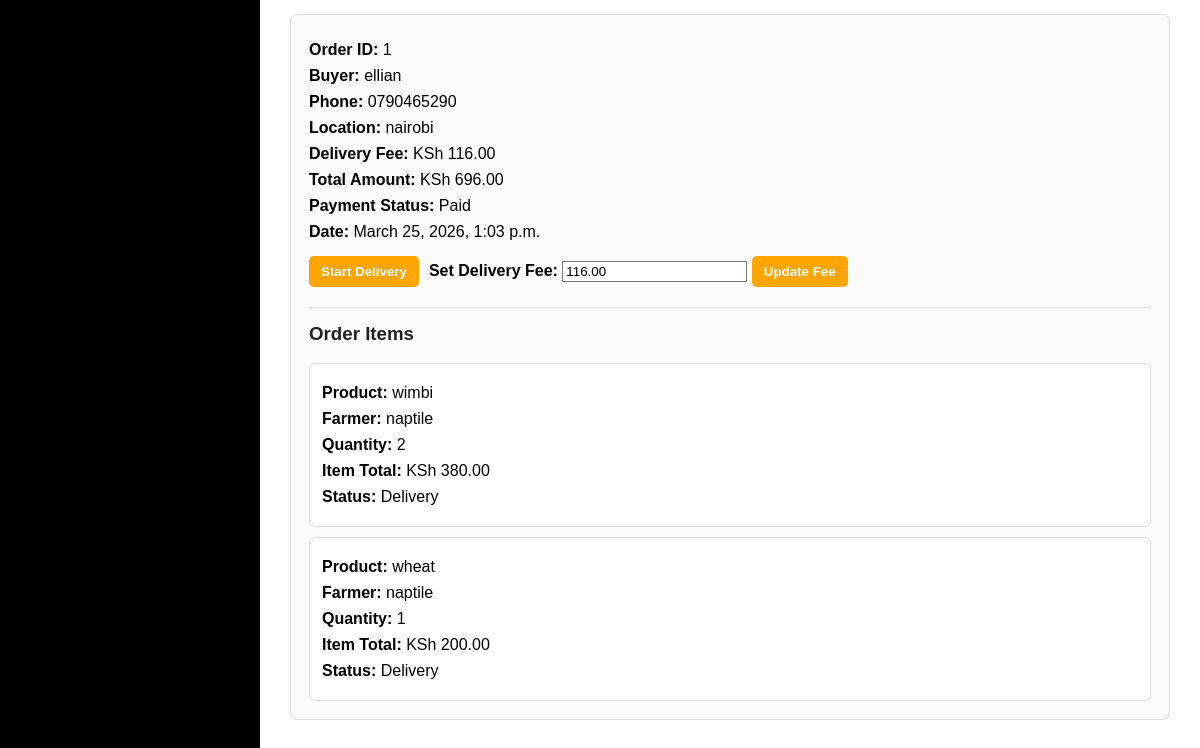
Page /admin-orders/ (signed in, lower part) on the earlier database version.
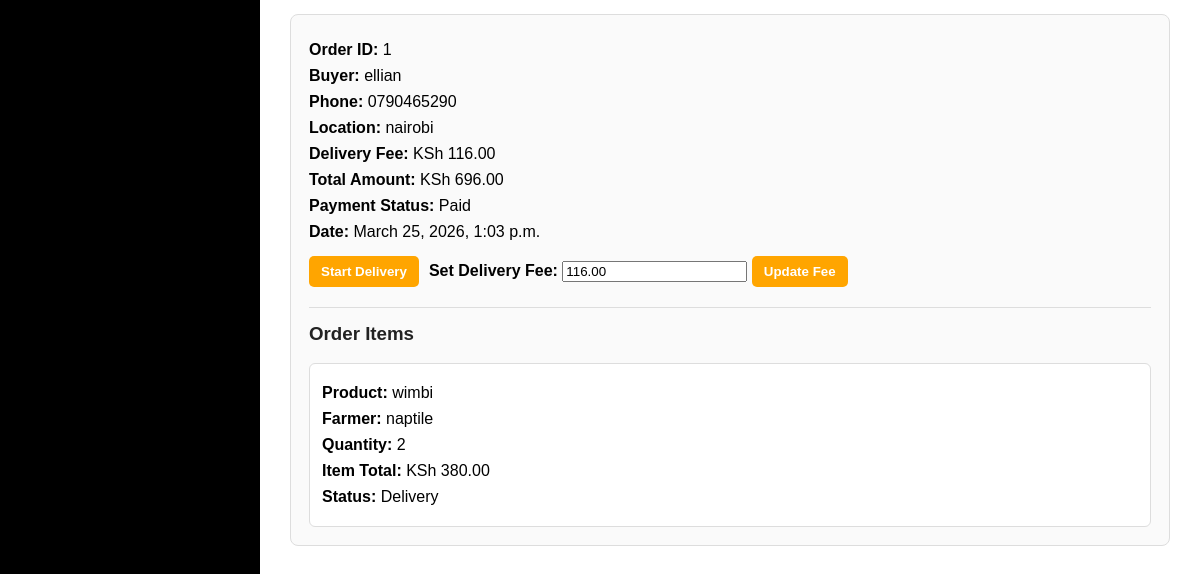
Same page on the later database version.
### myapp/models.py (models this page shows, shortened)
class Order(models.Model):
    buyer = models.ForeignKey(User, on_delete=models.CASCADE)
    reference = models.CharField(max_length=100, blank=True, null=True)
    phone = models.CharField(max_length=20)
    location = models.CharField(max_length=255)
    delivery_fee = models.DecimalField(max_digits=10, decimal_places=2, default=0.00)
    total_amount = models.DecimalField(max_digits=10, decimal_places=2)
    payment_status = models.CharField(
        max_length=20,
        choices=[
            ("Pending", "Pending"),
            ("Paid", "Paid"),
        ],
        default="Pending"
    )
    created_at = models.DateTimeField(auto_now_add=True)

class OrderItem(models.Model):
    order = models.ForeignKey(Order, on_delete=models.CASCADE, related_name="items")
    produce = models.ForeignKey(Produce, on_delete=models.CASCADE)
    farmer = models.ForeignKey(FarmerProfile, on_delete=models.CASCADE)
    quantity = models.PositiveIntegerField()
    price = models.DecimalField(max_digits=10, decimal_places=2)
    status = models.CharField(
        max_length=20,
        choices=[
            ("Pending", "Pending"),
            ("Paid", "Paid"),
            ("Delivery", "Delivery"),
            ("Completed", "Completed"),
        ],
        default="Pending"
    )
    created_at = models.DateTimeField(auto_now_add=True)

class Produce(models.Model):
    farmer = models.ForeignKey(FarmerProfile, on_delete=models.CASCADE)
    name = models.CharField(max_length=100)
    quantity = models.FloatField()
    price = models.DecimalField(max_digits=10, decimal_places=2)
    image = models.ImageField(upload_to='produce_images/')
    status = models.CharField(max_length=20, default='Available')
    created_at = models.DateTimeField(auto_now_add=True)

class FarmerProfile(models.Model):
    user = models.OneToOneField(User, on_delete=models.CASCADE)
    phone = models.CharField(max_length=20)
    county = models.CharField(max_length=100)
    profile_pic = models.ImageField(
        upload_to="profile_pics/",
        null=True,
        blank=True,
        default="profile_pics/default.png"
    )
    farm_name = models.CharField(max_length=200)
    farming_type = models.CharField(max_length=100)
    farm_size = models.FloatField()
    experience = models.IntegerField()
    farm_description = models.TextField(blank=True)
    produce_categories = models.CharField(max_length=255, blank=True)
    active_status = models.CharField(max_length=10)
    harvest_season = models.CharField(max_length=50)
    delivery = models.CharField(max_length=10)
    balance = models.DecimalField(max_digits=10, decimal_places=2, default=0)

### myapp/views.py (the view)
# urls.py: path('admin-orders/', views.admin_orders, name='admin_orders'),
@staff_member_required
def admin_orders(request):
    orders = (
        Order.objects.all()
        .prefetch_related("items", "items__produce", "items__farmer__user", "buyer")
        .order_by("-created_at")
    )
    context = {
        "orders": orders,
    }
    return render(request, "admin-orders.html", context)

### myapp/templates/admin-orders.html (shortened to what this page needs)
{% load static %}
<!DOCTYPE html>
<html lang="en">
<head>
    <link rel="stylesheet" href="{% static 'css/admin-orders.css' %}">
</head>
<body>
<div class="dashboard">
    <div class="sidebar">
    </div>
    <div class="main-content">
        <section>
            {% for order in orders %}
            <div class="card">
                <p><strong>Order ID:</strong> {{ order.id }}</p>
                <p><strong>Buyer:</strong> {{ order.buyer.username }}</p>
                <p><strong>Phone:</strong> {{ order.phone }}</p>
                <p><strong>Location:</strong> {{ order.location }}</p>
                <p><strong>Delivery Fee:</strong> KSh {{ order.delivery_fee }}</p>
                <p><strong>Total Amount:</strong> KSh {{ order.total_amount }}</p>
                <p><strong>Payment Status:</strong> {{ order.payment_status }}</p>
                <p><strong>Date:</strong> {{ order.created_at }}</p>
                <div class="action-buttons">
                    {% if order.payment_status == "Paid" %}
                    <form method="POST" action="{% url 'start_delivery' order.id %}">
                        <button class="delivery" type="submit">Start Delivery</button>
                    </form>
                    {% endif %}
                    <form method="POST" action="{% url 'update_delivery_fee' order.id %}">
    <label><strong>Set Delivery Fee:</strong></label>
    <input type="number" step="0.01" name="delivery_fee" value="{{ order.delivery_fee }}" required>
    <button type="submit" class="delivery">Update Fee</button>
</form>
                </div>
                <div class="order-items">
                    <h3>Order Items</h3>
                    {% for item in order.items.all %}
                    <div class="item-card">
                        <p><strong>Product:</strong> {{ item.produce.name }}</p>
                        <p><strong>Farmer:</strong> {{ item.farmer.user.username }}</p>
                        <p><strong>Quantity:</strong> {{ item.quantity }}</p>
                        <p><strong>Item Total:</strong> KSh {{ item.price }}</p>
                        <p><strong>Status:</strong> {{ item.status }}</p>
                    </div>
                    {% empty %}
                    <p>No items in this order.</p>
                    {% endfor %}
                </div>
            </div>
            {% empty %}
            <p>No orders found.</p>
            {% endfor %}
        </section>
    </div>
</div>
</body>
</html>

Differences in the rows shown:
removed OrderItem: produce.name "wheat", farmer.user.username "naptile", quantity "1", price "200.00", status "Delivery"
